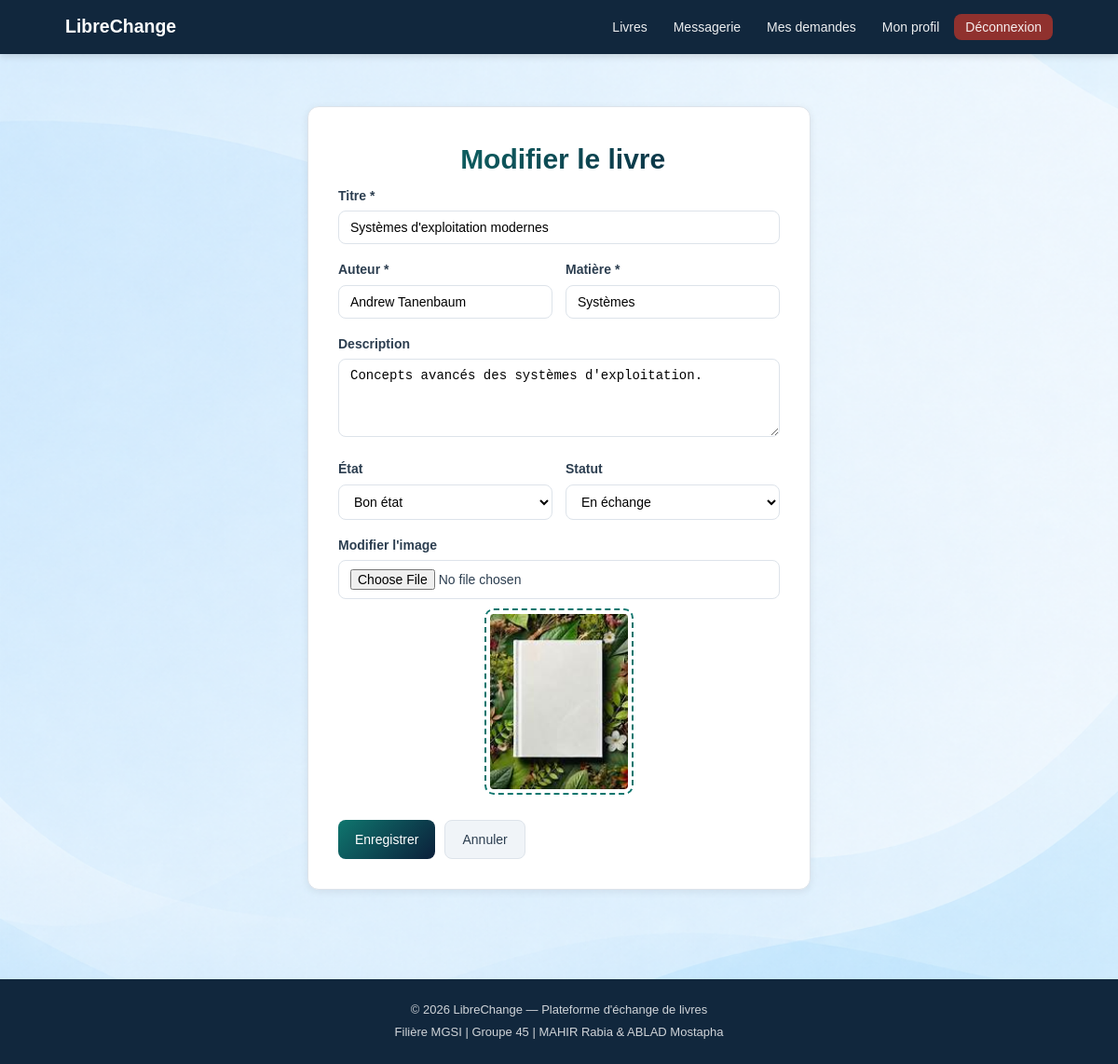
The page /pages/modifier_livre.php?id=3 (signed in) on the database its author committed.
### tables this page shows
CREATE TABLE `livres`
(
    `id`          int(11) NOT NULL,
    `titre`       varchar(200) NOT NULL,
    `auteur`      varchar(150) NOT NULL,
    `matiere`     varchar(100) NOT NULL,
    `description` text         DEFAULT NULL,
    `etat`        enum('neuf','bon','acceptable','use') DEFAULT 'bon',
    `statut`      enum('disponible','echange','archive') DEFAULT 'disponible',
    `image`       varchar(255) DEFAULT 'images/default-book.jfif',
    `user_id`     int(11) NOT NULL,
    `date_ajout`  datetime     DEFAULT current_timestamp()
);

### config.php (called while the page is built, shortened)
<?php
function h($str) {
    return htmlspecialchars($str ?? '', ENT_QUOTES, 'UTF-8');
}
?>

### pages/modifier_livre.php (the view, shortened to what this page needs)
<?php
require_once '../config.php';
$id = intval($_GET['id'] ?? 0);
$stmt = $pdo->prepare("SELECT * FROM livres WHERE id = ?");
$stmt->execute([$id]);
$livre = $stmt->fetch();
require_once '../includes/header.php';
?>
<div class="container">
    <div class="form-card">
        <h1 class="title-gradient">️ Modifier le livre</h1>
        <form method="POST" enctype="multipart/form-data" action="modifier_livre.php?id=<?= $id ?>">
            <div class="form-group">
                <label for="titre">Titre *</label>
                <input type="text" id="titre" name="titre"
                       value="<?= h($_POST['titre'] ?? $livre['titre']) ?>" required>
            </div>
            <div class="form-row">
                <div class="form-group">
                    <label for="auteur">Auteur *</label>
                    <input type="text" id="auteur" name="auteur"
                           value="<?= h($_POST['auteur'] ?? $livre['auteur']) ?>" required>
                </div>
                <div class="form-group">
                    <label for="matiere">Matière *</label>
                    <input type="text" id="matiere" name="matiere"
                           value="<?= h($_POST['matiere'] ?? $livre['matiere']) ?>" required>
                </div>
            </div>
            <div class="form-group">
                <label for="description">Description</label>
                <textarea id="description" name="description"
                          rows="4"><?= h($_POST['description'] ?? $livre['description']) ?></textarea>
            </div>
            <div class="form-row">
                <div class="form-group">
                    <label for="etat">État</label>
                    <select id="etat" name="etat">
                        <?php foreach (['neuf' => 'Neuf', 'bon' => 'Bon état', 'acceptable' => 'Acceptable', 'use' => 'Usé'] as $v => $l): ?>
                            <option value="<?= $v ?>" <?= ($livre['etat'] == $v) ? 'selected' : '' ?>><?= $l ?></option>
                        <?php endforeach; ?>
                    </select>
                </div>
                <div class="form-group">
                    <label for="statut">Statut</label>
                    <select id="statut" name="statut">
                        <?php foreach (['disponible' => 'Disponible', 'echange' => 'En échange', 'archive' => 'Archivé'] as $v => $l): ?>
                            <option value="<?= $v ?>" <?= ($livre['statut'] == $v) ? 'selected' : '' ?>><?= $l ?></option>
                        <?php endforeach; ?>
                    </select>
                </div>
            </div>
            <div class="form-group">
                <label for="image">Modifier l'image</label>
                <input type="file" id="image" name="image" accept="image/*">
                <div class="image-preview">
                    <img id="preview"
                         src="<?= !empty($livre['image']) ? '../' . $livre['image'] : '../images/default-book.jfif' ?>"
                         alt="Preview">
                </div>
            </div>
            <div class="form-btns">
                <button type="submit" class="btn btn-primary">Enregistrer</button>
                <a href="livre_detail.php?id=<?= $id ?>" class="btn btn-secondary">Annuler</a>
            </div>
        </form>
    </div>
</div>
<?php require_once '../includes/footer.php'; ?>

### css/style.css (style rules this page uses)
:root { --primary: #a7c9e0; --primary-d: #155a9e; --secondary: #f0f4f8; --success: #27ae60; --danger: #e74c3c; --warning: #f39c12; --text: #2c3e50; --muted: #13293e; --border: #dde3ea; --white: #ffffff; --shadow: 0 2px 8px rgba(0, 0, 0, 0.08); --radius: 8px; --radius-lg: 12px; }
* { box-sizing: border-box; margin: 0; padding: 0; }
body { font-family: Arial, sans-serif; font-size: 15px; color: var(--text); background: #f5f7fa; line-height: 1.6; background: url('../images/A1.png') no-repeat center center fixed; background-size: cover; }
a { color: var(--primary); text-decoration: none; }
img { max-width: 100%; }
.container { max-width: 1100px; margin: 0 auto; padding: 24px 20px; }
.title-gradient { text-align: center; font-size: 2em; font-weight: 700; background: linear-gradient(135deg, #0f766e, #0b1f3a); -webkit-background-clip: text; -webkit-text-fill-color: transparent; margin-bottom: 10px; }
.btn { display: inline-block; padding: 9px 18px; border-radius: var(--radius); font-size: 14px; font-weight: 500; cursor: pointer; border: none; text-decoration: none; transition: all .2s; }
.btn-primary { background: linear-gradient(135deg, #0f766e, #0b1f3a); color: white; }
.btn-secondary { background: var(--secondary); color: var(--text); border: 1px solid var(--border); }
.form-card { background: white; border: 1px solid var(--border); border-radius: var(--radius-lg); padding: 32px; max-width: 540px; margin: 32px auto; box-shadow: var(--shadow); }
.form-card h1 { margin-bottom: 4px; }
.form-group { margin-bottom: 16px; }
.form-group label { display: block; font-weight: bold; margin-bottom: 5px; font-size: 14px; }
.form-group input, .form-group select, .form-group textarea { width: 100%; padding: 9px 12px; border: 1px solid var(--border); border-radius: var(--radius); font-size: 14px; background: white; }
.form-row { display: grid; grid-template-columns: 1fr 1fr; gap: 14px; }
.form-btns { display: flex; gap: 10px; margin-top: 20px; }
.image-preview { margin-top: 10px; text-align: center; }
.image-preview img { width: 160px; height: 200px; object-fit: cover; border-radius: 10px; border: 2px dashed #0f766e; padding: 4px; transition: 0.3s; }

### rows shown on the page
livres: titre "Systèmes d'exploitation modernes", auteur "Andrew Tanenbaum", matiere "Systèmes", description "Concepts avancés des systèmes d'exploitation.", etat "Bon état", statut "En échange", image (placeholder picture)

### other values the page prints
SITE_NAME "LibreChange"
